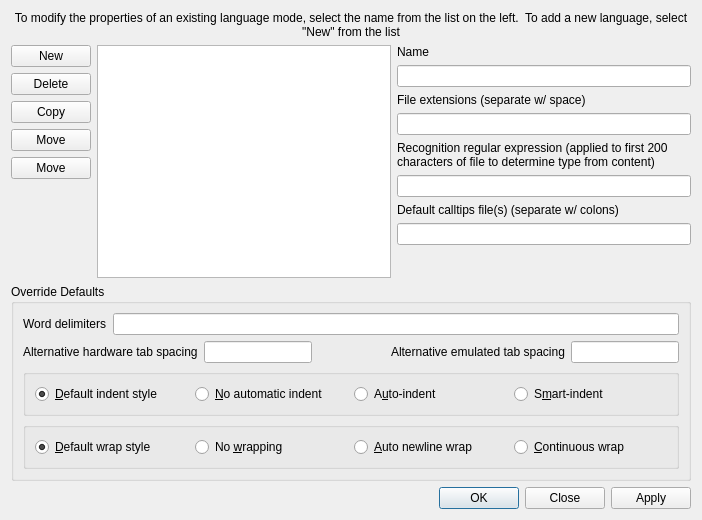
<?xml version="1.0" encoding="UTF-8"?>
<ui version="4.0">
 <class>DialogLanguageModes</class>
 <widget class="QDialog" name="DialogLanguageModes">
  <property name="geometry">
   <rect>
    <x>0</x>
    <y>0</y>
    <width>702</width>
    <height>520</height>
   </rect>
  </property>
  <property name="windowTitle">
   <string>Language Modes</string>
  </property>
  <layout class="QVBoxLayout" name="verticalLayout_4">
   <item>
    <widget class="QLabel" name="label">
     <property name="text">
      <string>To modify the properties of an existing language mode, select the name from the list on the left.  To add a new language, select &quot;New&quot; from the list</string>
     </property>
     <property name="alignment">
      <set>Qt::AlignCenter</set>
     </property>
     <property name="wordWrap">
      <bool>true</bool>
     </property>
    </widget>
   </item>
   <item>
    <layout class="QHBoxLayout" name="horizontalLayout">
     <item>
      <layout class="QVBoxLayout" name="verticalLayout_2">
       <item>
        <widget class="QPushButton" name="buttonNew">
         <property name="text">
          <string>New</string>
         </property>
         <property name="icon">
          <iconset theme="document-new">
           <normaloff>.</normaloff>.</iconset>
         </property>
        </widget>
       </item>
       <item>
        <widget class="QPushButton" name="buttonDelete">
         <property name="text">
          <string>Delete</string>
         </property>
         <property name="icon">
          <iconset theme="edit-delete">
           <normaloff>.</normaloff>.</iconset>
         </property>
        </widget>
       </item>
       <item>
        <widget class="QPushButton" name="buttonCopy">
         <property name="text">
          <string>Copy</string>
         </property>
         <property name="icon">
          <iconset theme="edit-copy">
           <normaloff>.</normaloff>.</iconset>
         </property>
        </widget>
       </item>
       <item>
        <widget class="QPushButton" name="buttonUp">
         <property name="text">
          <string>Move</string>
         </property>
         <property name="icon">
          <iconset theme="go-up">
           <normaloff>.</normaloff>.</iconset>
         </property>
        </widget>
       </item>
       <item>
        <widget class="QPushButton" name="buttonDown">
         <property name="text">
          <string>Move</string>
         </property>
         <property name="icon">
          <iconset theme="go-down">
           <normaloff>.</normaloff>.</iconset>
         </property>
        </widget>
       </item>
       <item>
        <spacer name="verticalSpacer">
         <property name="orientation">
          <enum>Qt::Vertical</enum>
         </property>
         <property name="sizeHint" stdset="0">
          <size>
           <width>20</width>
           <height>40</height>
          </size>
         </property>
        </spacer>
       </item>
      </layout>
     </item>
     <item>
      <widget class="QListView" name="listItems"/>
     </item>
     <item>
      <layout class="QVBoxLayout" name="verticalLayout">
       <item>
        <widget class="QLabel" name="label_2">
         <property name="text">
          <string>Name</string>
         </property>
         <property name="wordWrap">
          <bool>true</bool>
         </property>
        </widget>
       </item>
       <item>
        <widget class="QLineEdit" name="editName"/>
       </item>
       <item>
        <widget class="QLabel" name="label_3">
         <property name="text">
          <string>File extensions (separate w/ space)</string>
         </property>
         <property name="wordWrap">
          <bool>true</bool>
         </property>
        </widget>
       </item>
       <item>
        <widget class="QLineEdit" name="editExtensions"/>
       </item>
       <item>
        <widget class="QLabel" name="label_5">
         <property name="text">
          <string>Recognition regular expression (applied to first 200 characters of file to determine type from content)</string>
         </property>
         <property name="wordWrap">
          <bool>true</bool>
         </property>
        </widget>
       </item>
       <item>
        <widget class="QLineEdit" name="editRegex"/>
       </item>
       <item>
        <widget class="QLabel" name="label_4">
         <property name="text">
          <string>Default calltips file(s) (separate w/ colons)</string>
         </property>
         <property name="wordWrap">
          <bool>true</bool>
         </property>
        </widget>
       </item>
       <item>
        <widget class="QLineEdit" name="editCallTips"/>
       </item>
       <item>
        <spacer name="verticalSpacer_2">
         <property name="orientation">
          <enum>Qt::Vertical</enum>
         </property>
         <property name="sizeHint" stdset="0">
          <size>
           <width>20</width>
           <height>40</height>
          </size>
         </property>
        </spacer>
       </item>
      </layout>
     </item>
    </layout>
   </item>
   <item>
    <widget class="QGroupBox" name="groupBox">
     <property name="title">
      <string>Override Defaults</string>
     </property>
     <layout class="QVBoxLayout" name="verticalLayout_3">
      <item>
       <layout class="QHBoxLayout" name="horizontalLayout_5">
        <item>
         <widget class="QLabel" name="label_6">
          <property name="text">
           <string>Word delimiters</string>
          </property>
         </widget>
        </item>
        <item>
         <widget class="QLineEdit" name="editDelimiters">
          <property name="font">
           <font>
            <family>Monospace</family>
           </font>
          </property>
         </widget>
        </item>
       </layout>
      </item>
      <item>
       <layout class="QHBoxLayout" name="horizontalLayout_4">
        <item>
         <widget class="QLabel" name="label_7">
          <property name="text">
           <string>Alternative hardware tab spacing</string>
          </property>
         </widget>
        </item>
        <item>
         <widget class="QLineEdit" name="editTabSpacing"/>
        </item>
        <item>
         <spacer name="horizontalSpacer">
          <property name="orientation">
           <enum>Qt::Horizontal</enum>
          </property>
          <property name="sizeHint" stdset="0">
           <size>
            <width>74</width>
            <height>18</height>
           </size>
          </property>
         </spacer>
        </item>
        <item>
         <widget class="QLabel" name="label_8">
          <property name="text">
           <string>Alternative emulated tab spacing</string>
          </property>
         </widget>
        </item>
        <item>
         <widget class="QLineEdit" name="editEmulatedTabSpacing"/>
        </item>
       </layout>
      </item>
      <item>
       <widget class="QGroupBox" name="groupBox_2">
        <property name="title">
         <string/>
        </property>
        <property name="flat">
         <bool>true</bool>
        </property>
        <layout class="QHBoxLayout" name="horizontalLayout_2">
         <item>
          <widget class="QRadioButton" name="radioIndentDefault">
           <property name="text">
            <string>&amp;Default indent style</string>
           </property>
           <property name="checked">
            <bool>true</bool>
           </property>
          </widget>
         </item>
         <item>
          <widget class="QRadioButton" name="radioIndentNone">
           <property name="text">
            <string>&amp;No automatic indent</string>
           </property>
          </widget>
         </item>
         <item>
          <widget class="QRadioButton" name="radioIndentAuto">
           <property name="text">
            <string>A&amp;uto-indent</string>
           </property>
          </widget>
         </item>
         <item>
          <widget class="QRadioButton" name="radioIndentSmart">
           <property name="text">
            <string>S&amp;mart-indent</string>
           </property>
          </widget>
         </item>
        </layout>
       </widget>
      </item>
      <item>
       <widget class="QGroupBox" name="groupBox_3">
        <property name="title">
         <string/>
        </property>
        <property name="flat">
         <bool>true</bool>
        </property>
        <layout class="QHBoxLayout" name="horizontalLayout_3">
         <item>
          <widget class="QRadioButton" name="radioWrapDefault">
           <property name="text">
            <string>&amp;Default wrap style</string>
           </property>
           <property name="checked">
            <bool>true</bool>
           </property>
          </widget>
         </item>
         <item>
          <widget class="QRadioButton" name="radioWrapNone">
           <property name="text">
            <string>No &amp;wrapping</string>
           </property>
          </widget>
         </item>
         <item>
          <widget class="QRadioButton" name="radioWrapAuto">
           <property name="text">
            <string>&amp;Auto newline wrap</string>
           </property>
          </widget>
         </item>
         <item>
          <widget class="QRadioButton" name="radioWrapContinuous">
           <property name="text">
            <string>&amp;Continuous wrap</string>
           </property>
          </widget>
         </item>
        </layout>
       </widget>
      </item>
     </layout>
    </widget>
   </item>
   <item>
    <widget class="QDialogButtonBox" name="buttonBox">
     <property name="orientation">
      <enum>Qt::Horizontal</enum>
     </property>
     <property name="standardButtons">
      <set>QDialogButtonBox::Apply|QDialogButtonBox::Close|QDialogButtonBox::Ok</set>
     </property>
    </widget>
   </item>
  </layout>
 </widget>
 <resources/>
 <connections>
  <connection>
   <sender>buttonBox</sender>
   <signal>rejected()</signal>
   <receiver>DialogLanguageModes</receiver>
   <slot>reject()</slot>
   <hints>
    <hint type="sourcelabel">
     <x>322</x>
     <y>631</y>
    </hint>
    <hint type="destinationlabel">
     <x>286</x>
     <y>274</y>
    </hint>
   </hints>
  </connection>
 </connections>
</ui>
